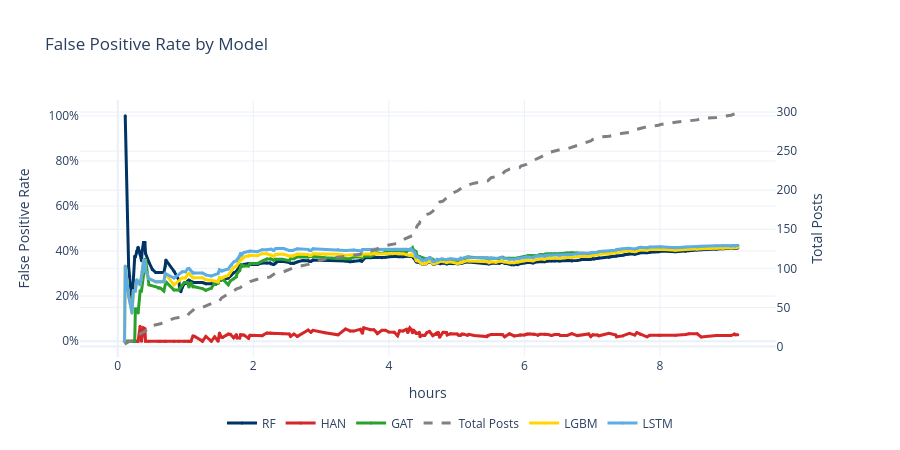

The code cell stored with this chart in its notebook:
### Code cell
import plotly.graph_objects as go
from plotly.subplots import make_subplots

# Create figure with secondary y-axis
fig = make_subplots(specs=[[{"secondary_y": True}]])
model_colors = {
    "RF": "#003366",      # Dark blue
    "HAN": "#D62728",     # Red
    "LGBM": "#FFD700",    # Yellow (Gold)
    "LSTM": "#5DADE2",    # Light blue
    "GAT": "#2CA02C",     # Green
}



# Add one line per model
for model in df_all["model"].unique():

    df_all_model = (
        df_all[df_all["model"] == model]
        .sort_values("hour")
    )

    # Capture rate lines
    fig.add_trace(
        go.Scatter(
            x=df_all_model["hour"],
            y=df_all_model["false_positive_rate"],
            mode="lines+markers",
            name=model,
            line=dict(
            color=model_colors.get(model, "#808080"),
            width=3,
        ),
        marker=dict(
            color=model_colors.get(model, "#808080"),
            size=3,
        )
        ),
        secondary_y=False,
    )

    # Total posts as area plot (only once)
    if model == "GAT":
        fig.add_trace(
                    go.Scatter(
            x=df_all_model["hour"],
            y=df_all_model["total_posts"],
            mode="lines",
            line=dict(color="gray", dash="dash", width=3),
            name="Total Posts",
        ),
            secondary_y=True,
        )

fig.update_layout(
    title="False Positive Rate by Model",
    template="plotly_white",
    hovermode="x unified",
        legend=dict(
        orientation="h",      # horizontal legend
        yanchor="top",
        y=-0.2,               # place below the plot
        xanchor="center",
        x=0.5                 # center horizontally
    ),
    margin=dict(b=80) ,        # extra bottom margin for the legend,
     width=900,
    height=450
)

fig.update_xaxes(title_text="hours")

fig.update_yaxes(
    title_text="False Positive Rate",
    secondary_y=False,
    tickformat=".0%",
)

fig.update_yaxes(
    title_text="Total Posts",
    secondary_y=True,
)

fig.show()

### Figure 1 — Plotly figure (JSON) as saved in the notebook; plotly's stock layout.template omitted (floating-point values rounded to 4 significant figures; data arrays with more than 128 entries replaced by an {"elided": "..."} marker saying what was removed)
{"data": [{"line": {"color": "#003366", "width": 3}, "marker": {"color": "#003366", "size": 3}, "mode": "lines+markers", "name": "RF", "type": "scatter", "x": {"elided": "225 float values"}, "xaxis": "x", "y": {"elided": "225 float values"}, "yaxis": "y"}, {"line": {"color": "#D62728", "width": 3}, "marker": {"color": "#D62728", "size": 3}, "mode": "lines+markers", "name": "HAN", "type": "scatter", "x": {"elided": "170 float values"}, "xaxis": "x", "y": {"elided": "170 float values"}, "yaxis": "y"}, {"line": {"color": "#2CA02C", "width": 3}, "marker": {"color": "#2CA02C", "size": 3}, "mode": "lines+markers", "name": "GAT", "type": "scatter", "x": {"elided": "170 float values"}, "xaxis": "x", "y": {"elided": "170 float values"}, "yaxis": "y"}, {"line": {"color": "gray", "dash": "dash", "width": 3}, "mode": "lines", "name": "Total Posts", "type": "scatter", "x": {"elided": "170 float values"}, "xaxis": "x", "y": {"elided": "170 int values"}, "yaxis": "y2"}, {"line": {"color": "#FFD700", "width": 3}, "marker": {"color": "#FFD700", "size": 3}, "mode": "lines+markers", "name": "LGBM", "type": "scatter", "x": {"elided": "170 float values"}, "xaxis": "x", "y": {"elided": "170 float values"}, "yaxis": "y"}, {"line": {"color": "#5DADE2", "width": 3}, "marker": {"color": "#5DADE2", "size": 3}, "mode": "lines+markers", "name": "LSTM", "type": "scatter", "x": {"elided": "170 float values"}, "xaxis": "x", "y": {"elided": "170 float values"}, "yaxis": "y"}], "layout": {"height": 450, "hovermode": "x unified", "legend": {"orientation": "h", "x": 0.5, "xanchor": "center", "y": -0.2, "yanchor": "top"}, "margin": {"b": 80}, "title": {"text": "False Positive Rate by Model"}, "width": 900, "xaxis": {"anchor": "y", "domain": [0, 0.94], "title": {"text": "hours"}}, "yaxis": {"anchor": "x", "domain": [0, 1], "tickformat": ".0%", "title": {"text": "False Positive Rate"}}, "yaxis2": {"anchor": "x", "overlaying": "y", "side": "right", "title": {"text": "Total Posts"}}}}
